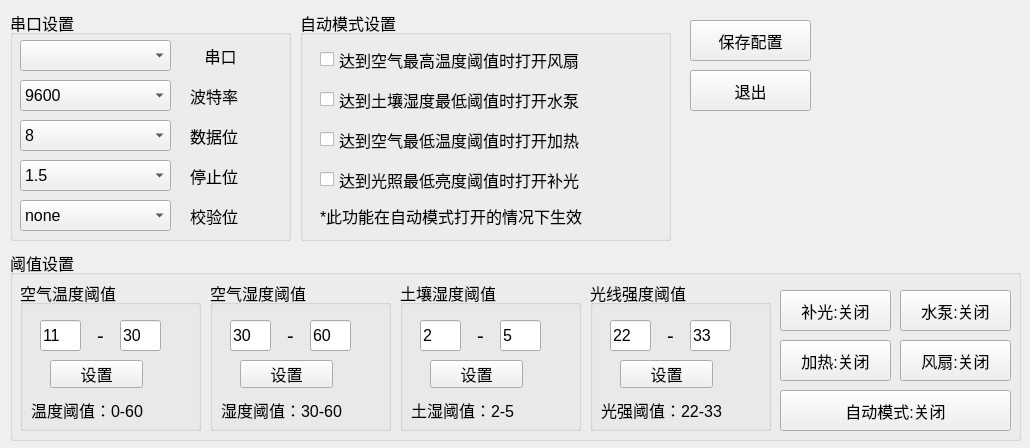
<?xml version="1.0" encoding="UTF-8"?>
<ui version="4.0">
 <class>configWight</class>
 <widget class="QWidget" name="configWight">
  <property name="geometry">
   <rect>
    <x>0</x>
    <y>0</y>
    <width>1030</width>
    <height>448</height>
   </rect>
  </property>
  <property name="font">
   <font>
    <pointsize>12</pointsize>
   </font>
  </property>
  <property name="windowTitle">
   <string>配置信息管理</string>
  </property>
  <property name="windowIcon">
   <iconset resource="resource.qrc">
    <normaloff>:/image/Lemon.png</normaloff>:/image/Lemon.png</iconset>
  </property>
  <widget class="QGroupBox" name="groupBox">
   <property name="geometry">
    <rect>
     <x>10</x>
     <y>10</y>
     <width>281</width>
     <height>231</height>
    </rect>
   </property>
   <property name="font">
    <font>
     <pointsize>12</pointsize>
    </font>
   </property>
   <property name="title">
    <string>串口设置</string>
   </property>
   <widget class="QLabel" name="label_6">
    <property name="geometry">
     <rect>
      <x>180</x>
      <y>110</y>
      <width>61</width>
      <height>31</height>
     </rect>
    </property>
    <property name="font">
     <font>
      <pointsize>12</pointsize>
     </font>
    </property>
    <property name="text">
     <string>数据位</string>
    </property>
   </widget>
   <widget class="QComboBox" name="baundrateCb">
    <property name="geometry">
     <rect>
      <x>10</x>
      <y>70</y>
      <width>151</width>
      <height>31</height>
     </rect>
    </property>
    <property name="font">
     <font>
      <pointsize>12</pointsize>
     </font>
    </property>
    <item>
     <property name="text">
      <string>9600</string>
     </property>
    </item>
    <item>
     <property name="text">
      <string>115200</string>
     </property>
    </item>
    <item>
     <property name="text">
      <string>4800</string>
     </property>
    </item>
   </widget>
   <widget class="QLabel" name="label">
    <property name="geometry">
     <rect>
      <x>180</x>
      <y>30</y>
      <width>61</width>
      <height>31</height>
     </rect>
    </property>
    <property name="font">
     <font>
      <pointsize>12</pointsize>
     </font>
    </property>
    <property name="text">
     <string>串口</string>
    </property>
    <property name="alignment">
     <set>Qt::AlignCenter</set>
    </property>
   </widget>
   <widget class="QComboBox" name="checkCb">
    <property name="geometry">
     <rect>
      <x>10</x>
      <y>190</y>
      <width>151</width>
      <height>31</height>
     </rect>
    </property>
    <property name="font">
     <font>
      <pointsize>12</pointsize>
     </font>
    </property>
    <item>
     <property name="text">
      <string>none</string>
     </property>
    </item>
   </widget>
   <widget class="QComboBox" name="stopCb">
    <property name="geometry">
     <rect>
      <x>10</x>
      <y>150</y>
      <width>151</width>
      <height>31</height>
     </rect>
    </property>
    <property name="font">
     <font>
      <pointsize>12</pointsize>
     </font>
    </property>
    <item>
     <property name="text">
      <string>1.5</string>
     </property>
    </item>
    <item>
     <property name="text">
      <string>2</string>
     </property>
    </item>
    <item>
     <property name="text">
      <string>1</string>
     </property>
    </item>
   </widget>
   <widget class="QLabel" name="label_7">
    <property name="geometry">
     <rect>
      <x>180</x>
      <y>150</y>
      <width>61</width>
      <height>31</height>
     </rect>
    </property>
    <property name="font">
     <font>
      <pointsize>12</pointsize>
     </font>
    </property>
    <property name="text">
     <string>停止位</string>
    </property>
   </widget>
   <widget class="QComboBox" name="serialCb">
    <property name="geometry">
     <rect>
      <x>10</x>
      <y>30</y>
      <width>151</width>
      <height>31</height>
     </rect>
    </property>
    <property name="font">
     <font>
      <pointsize>12</pointsize>
     </font>
    </property>
   </widget>
   <widget class="QComboBox" name="dateCb">
    <property name="geometry">
     <rect>
      <x>10</x>
      <y>110</y>
      <width>151</width>
      <height>31</height>
     </rect>
    </property>
    <property name="font">
     <font>
      <pointsize>12</pointsize>
     </font>
    </property>
    <property name="currentText">
     <string>8</string>
    </property>
    <item>
     <property name="text">
      <string>8</string>
     </property>
    </item>
    <item>
     <property name="text">
      <string>5</string>
     </property>
    </item>
    <item>
     <property name="text">
      <string>6</string>
     </property>
    </item>
    <item>
     <property name="text">
      <string>7</string>
     </property>
    </item>
   </widget>
   <widget class="QLabel" name="label_5">
    <property name="geometry">
     <rect>
      <x>180</x>
      <y>70</y>
      <width>61</width>
      <height>31</height>
     </rect>
    </property>
    <property name="font">
     <font>
      <pointsize>12</pointsize>
     </font>
    </property>
    <property name="text">
     <string>波特率</string>
    </property>
   </widget>
   <widget class="QLabel" name="label_8">
    <property name="geometry">
     <rect>
      <x>180</x>
      <y>190</y>
      <width>61</width>
      <height>31</height>
     </rect>
    </property>
    <property name="font">
     <font>
      <pointsize>12</pointsize>
     </font>
    </property>
    <property name="text">
     <string>校验位</string>
    </property>
   </widget>
  </widget>
  <widget class="QGroupBox" name="groupBox_5">
   <property name="geometry">
    <rect>
     <x>10</x>
     <y>250</y>
     <width>1011</width>
     <height>191</height>
    </rect>
   </property>
   <property name="font">
    <font>
     <pointsize>12</pointsize>
    </font>
   </property>
   <property name="title">
    <string>阈值设置</string>
   </property>
   <widget class="QGroupBox" name="groupBox_6">
    <property name="geometry">
     <rect>
      <x>10</x>
      <y>30</y>
      <width>181</width>
      <height>151</height>
     </rect>
    </property>
    <property name="title">
     <string>空气温度阈值</string>
    </property>
    <widget class="QLineEdit" name="Edit_tempThresholdLow">
     <property name="geometry">
      <rect>
       <x>20</x>
       <y>40</y>
       <width>41</width>
       <height>31</height>
      </rect>
     </property>
     <property name="text">
      <string>11</string>
     </property>
    </widget>
    <widget class="QLabel" name="label_18">
     <property name="geometry">
      <rect>
       <x>70</x>
       <y>40</y>
       <width>21</width>
       <height>31</height>
      </rect>
     </property>
     <property name="font">
      <font>
       <pointsize>15</pointsize>
      </font>
     </property>
     <property name="text">
      <string>-</string>
     </property>
     <property name="alignment">
      <set>Qt::AlignCenter</set>
     </property>
    </widget>
    <widget class="QLineEdit" name="Edit_tempThresholdHigh">
     <property name="geometry">
      <rect>
       <x>100</x>
       <y>40</y>
       <width>41</width>
       <height>31</height>
      </rect>
     </property>
     <property name="text">
      <string>30</string>
     </property>
    </widget>
    <widget class="QPushButton" name="Bt_tempThresholdSet">
     <property name="geometry">
      <rect>
       <x>30</x>
       <y>80</y>
       <width>93</width>
       <height>28</height>
      </rect>
     </property>
     <property name="text">
      <string>设置</string>
     </property>
    </widget>
    <widget class="QLabel" name="label_35">
     <property name="geometry">
      <rect>
       <x>11</x>
       <y>120</y>
       <width>161</width>
       <height>20</height>
      </rect>
     </property>
     <property name="text">
      <string>温度阈值：0-60</string>
     </property>
    </widget>
   </widget>
   <widget class="QGroupBox" name="groupBox_7">
    <property name="geometry">
     <rect>
      <x>200</x>
      <y>30</y>
      <width>181</width>
      <height>151</height>
     </rect>
    </property>
    <property name="title">
     <string>空气湿度阈值</string>
    </property>
    <widget class="QLineEdit" name="Edit_humidityThresholdLow">
     <property name="geometry">
      <rect>
       <x>20</x>
       <y>40</y>
       <width>41</width>
       <height>31</height>
      </rect>
     </property>
     <property name="text">
      <string>30</string>
     </property>
    </widget>
    <widget class="QLabel" name="label_36">
     <property name="geometry">
      <rect>
       <x>70</x>
       <y>40</y>
       <width>21</width>
       <height>31</height>
      </rect>
     </property>
     <property name="font">
      <font>
       <pointsize>15</pointsize>
      </font>
     </property>
     <property name="text">
      <string>-</string>
     </property>
     <property name="alignment">
      <set>Qt::AlignCenter</set>
     </property>
    </widget>
    <widget class="QLineEdit" name="Edit_humidityThresholdHigh">
     <property name="geometry">
      <rect>
       <x>100</x>
       <y>40</y>
       <width>41</width>
       <height>31</height>
      </rect>
     </property>
     <property name="text">
      <string>60</string>
     </property>
    </widget>
    <widget class="QPushButton" name="Bt_humidityThresholdSet">
     <property name="geometry">
      <rect>
       <x>30</x>
       <y>80</y>
       <width>93</width>
       <height>28</height>
      </rect>
     </property>
     <property name="text">
      <string>设置</string>
     </property>
    </widget>
    <widget class="QLabel" name="label_37">
     <property name="geometry">
      <rect>
       <x>11</x>
       <y>120</y>
       <width>161</width>
       <height>20</height>
      </rect>
     </property>
     <property name="text">
      <string>湿度阈值：30-60</string>
     </property>
    </widget>
   </widget>
   <widget class="QGroupBox" name="groupBox_8">
    <property name="geometry">
     <rect>
      <x>390</x>
      <y>30</y>
      <width>181</width>
      <height>151</height>
     </rect>
    </property>
    <property name="title">
     <string>土壤湿度阈值</string>
    </property>
    <widget class="QLineEdit" name="Edit_soilHumidityThresholdLow">
     <property name="geometry">
      <rect>
       <x>20</x>
       <y>40</y>
       <width>41</width>
       <height>31</height>
      </rect>
     </property>
     <property name="text">
      <string>2</string>
     </property>
    </widget>
    <widget class="QLabel" name="label_38">
     <property name="geometry">
      <rect>
       <x>70</x>
       <y>40</y>
       <width>21</width>
       <height>31</height>
      </rect>
     </property>
     <property name="font">
      <font>
       <pointsize>15</pointsize>
      </font>
     </property>
     <property name="text">
      <string>-</string>
     </property>
     <property name="alignment">
      <set>Qt::AlignCenter</set>
     </property>
    </widget>
    <widget class="QLineEdit" name="Edit_soilHumidityThresholdHigh">
     <property name="geometry">
      <rect>
       <x>100</x>
       <y>40</y>
       <width>41</width>
       <height>31</height>
      </rect>
     </property>
     <property name="text">
      <string>5</string>
     </property>
    </widget>
    <widget class="QPushButton" name="Bt_soilHumidityThresholdSet">
     <property name="geometry">
      <rect>
       <x>30</x>
       <y>80</y>
       <width>93</width>
       <height>28</height>
      </rect>
     </property>
     <property name="text">
      <string>设置</string>
     </property>
    </widget>
    <widget class="QLabel" name="label_39">
     <property name="geometry">
      <rect>
       <x>11</x>
       <y>120</y>
       <width>161</width>
       <height>20</height>
      </rect>
     </property>
     <property name="text">
      <string>土湿阈值：2-5</string>
     </property>
    </widget>
   </widget>
   <widget class="QGroupBox" name="groupBox_9">
    <property name="geometry">
     <rect>
      <x>580</x>
      <y>30</y>
      <width>181</width>
      <height>151</height>
     </rect>
    </property>
    <property name="title">
     <string>光线强度阈值</string>
    </property>
    <widget class="QLineEdit" name="Edit_lightIntensityLow">
     <property name="geometry">
      <rect>
       <x>20</x>
       <y>40</y>
       <width>41</width>
       <height>31</height>
      </rect>
     </property>
     <property name="text">
      <string>22</string>
     </property>
    </widget>
    <widget class="QLabel" name="label_40">
     <property name="geometry">
      <rect>
       <x>70</x>
       <y>40</y>
       <width>21</width>
       <height>31</height>
      </rect>
     </property>
     <property name="font">
      <font>
       <pointsize>15</pointsize>
      </font>
     </property>
     <property name="text">
      <string>-</string>
     </property>
     <property name="alignment">
      <set>Qt::AlignCenter</set>
     </property>
    </widget>
    <widget class="QLineEdit" name="Edit_lightIntensityHigh">
     <property name="geometry">
      <rect>
       <x>100</x>
       <y>40</y>
       <width>41</width>
       <height>31</height>
      </rect>
     </property>
     <property name="text">
      <string>33</string>
     </property>
    </widget>
    <widget class="QPushButton" name="Bt_lightIntensitySet">
     <property name="geometry">
      <rect>
       <x>30</x>
       <y>80</y>
       <width>93</width>
       <height>28</height>
      </rect>
     </property>
     <property name="text">
      <string>设置</string>
     </property>
    </widget>
    <widget class="QLabel" name="label_41">
     <property name="geometry">
      <rect>
       <x>11</x>
       <y>120</y>
       <width>161</width>
       <height>20</height>
      </rect>
     </property>
     <property name="text">
      <string>光强阈值：22-33</string>
     </property>
    </widget>
   </widget>
   <widget class="QPushButton" name="Bt_fillInLight">
    <property name="geometry">
     <rect>
      <x>770</x>
      <y>40</y>
      <width>111</width>
      <height>41</height>
     </rect>
    </property>
    <property name="text">
     <string>补光:关闭</string>
    </property>
   </widget>
   <widget class="QPushButton" name="Bt_autoMode">
    <property name="geometry">
     <rect>
      <x>770</x>
      <y>140</y>
      <width>231</width>
      <height>41</height>
     </rect>
    </property>
    <property name="text">
     <string>自动模式:关闭</string>
    </property>
   </widget>
   <widget class="QPushButton" name="Bt_waterPump">
    <property name="geometry">
     <rect>
      <x>890</x>
      <y>40</y>
      <width>111</width>
      <height>41</height>
     </rect>
    </property>
    <property name="text">
     <string>水泵:关闭</string>
    </property>
   </widget>
   <widget class="QPushButton" name="Bt_heat">
    <property name="geometry">
     <rect>
      <x>770</x>
      <y>90</y>
      <width>111</width>
      <height>41</height>
     </rect>
    </property>
    <property name="text">
     <string>加热:关闭</string>
    </property>
   </widget>
   <widget class="QPushButton" name="Bt_fan">
    <property name="geometry">
     <rect>
      <x>890</x>
      <y>90</y>
      <width>111</width>
      <height>41</height>
     </rect>
    </property>
    <property name="text">
     <string>风扇:关闭</string>
    </property>
   </widget>
  </widget>
  <widget class="QGroupBox" name="groupBox_2">
   <property name="geometry">
    <rect>
     <x>300</x>
     <y>10</y>
     <width>371</width>
     <height>231</height>
    </rect>
   </property>
   <property name="font">
    <font>
     <pointsize>12</pointsize>
    </font>
   </property>
   <property name="title">
    <string>自动模式设置</string>
   </property>
   <widget class="QCheckBox" name="checkBox">
    <property name="geometry">
     <rect>
      <x>20</x>
      <y>40</y>
      <width>331</width>
      <height>19</height>
     </rect>
    </property>
    <property name="text">
     <string>达到空气最高温度阈值时打开风扇</string>
    </property>
   </widget>
   <widget class="QCheckBox" name="checkBox_2">
    <property name="geometry">
     <rect>
      <x>20</x>
      <y>80</y>
      <width>331</width>
      <height>19</height>
     </rect>
    </property>
    <property name="text">
     <string>达到土壤湿度最低阈值时打开水泵</string>
    </property>
   </widget>
   <widget class="QCheckBox" name="checkBox_3">
    <property name="geometry">
     <rect>
      <x>20</x>
      <y>120</y>
      <width>351</width>
      <height>19</height>
     </rect>
    </property>
    <property name="text">
     <string>达到空气最低温度阈值时打开加热</string>
    </property>
   </widget>
   <widget class="QCheckBox" name="checkBox_4">
    <property name="geometry">
     <rect>
      <x>20</x>
      <y>160</y>
      <width>351</width>
      <height>19</height>
     </rect>
    </property>
    <property name="text">
     <string>达到光照最低亮度阈值时打开补光</string>
    </property>
   </widget>
   <widget class="QLabel" name="label_2">
    <property name="geometry">
     <rect>
      <x>20</x>
      <y>195</y>
      <width>341</width>
      <height>21</height>
     </rect>
    </property>
    <property name="text">
     <string>*此功能在自动模式打开的情况下生效</string>
    </property>
   </widget>
  </widget>
  <widget class="QPushButton" name="pushButton">
   <property name="geometry">
    <rect>
     <x>690</x>
     <y>20</y>
     <width>121</width>
     <height>41</height>
    </rect>
   </property>
   <property name="text">
    <string>保存配置</string>
   </property>
  </widget>
  <widget class="QPushButton" name="pushButton_4">
   <property name="geometry">
    <rect>
     <x>690</x>
     <y>70</y>
     <width>121</width>
     <height>41</height>
    </rect>
   </property>
   <property name="text">
    <string>退出</string>
   </property>
  </widget>
 </widget>
 <resources>
  <include location="resource.qrc"/>
 </resources>
 <connections/>
</ui>
